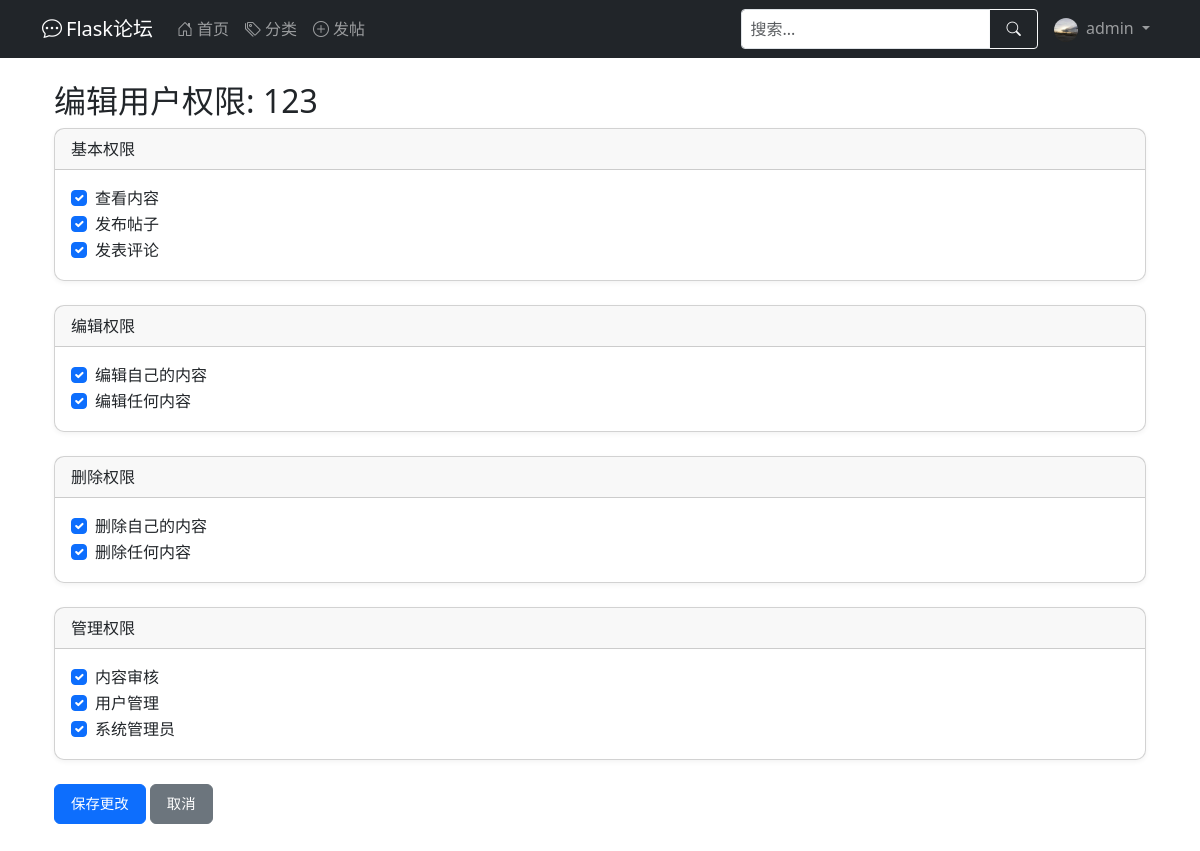
The app's page /admin/user/2 (signed in) with its own data.
### app/models.py (models this page shows, shortened)
class User(UserMixin, db.Model):
    __tablename__ = 'user'
    id = db.Column(db.Integer, primary_key=True)
    username = db.Column(db.String(64), index=True, unique=True, nullable=False)
    email = db.Column(db.String(120), index=True, unique=True, nullable=False)
    password_hash = db.Column(db.String(128), nullable=False)
    created_at = db.Column(db.DateTime, default=datetime.utcnow)
    last_seen = db.Column(db.DateTime, default=datetime.utcnow)
    about_me = db.Column(db.Text)
    avatar = db.Column(db.String(120), default='default.jpg')  # 头像
    permissions = db.Column(db.Integer, default=Permissions.USER)
    posts = db.relationship('Post', backref='author', lazy='dynamic')  # 在Post处能查到作者，用法：Post.author
    def avatar_url(self):
        return url_for('static', filename=f'profile_pics/{self.avatar}', _external=True)
    def has_permission(self, permission):
        return (self.permissions & permission) == permission

### app/admin.py (the view)
@admin_bp.route('/user/<int:user_id>', methods=['GET', 'POST'])
@admin_required
def edit_user(user_id):
    user = User.query.get_or_404(user_id)
    return render_template('admin/edit_user.html', user=user, Permissions=Permissions)

### app/models.py (called while the page is built)
@login_manager.user_loader
def load_user(user_id):
    return User.query.get(int(user_id))

### app/templates/admin/edit_user.html
{% extends "base.html" %}
{% block content %}
<div class="container mt-4">
    <h2>编辑用户权限: {{ user.username }}</h2>
    <form method="POST" action="{{url_for('admin.change_user_info',user_id=user.id)}}">
        <div class="card mb-4">
            <div class="card-header">基本权限</div>
            <div class="card-body">
                <div class="form-check">
                    <input class="form-check-input" type="checkbox" name="can_view" id="can_view"
                           {% if user.has_permission(Permissions.VIEW) %}checked{% endif %}>
                    <label class="form-check-label" for="can_view">查看内容</label>
                </div>
                <div class="form-check">
                    <input class="form-check-input" type="checkbox" name="can_post" id="can_post"
                           {% if user.has_permission(Permissions.POST) %}checked{% endif %}>
                    <label class="form-check-label" for="can_post">发布帖子</label>
                </div>
                <div class="form-check">
                    <input class="form-check-input" type="checkbox" name="can_comment" id="can_comment"
                           {% if user.has_permission(Permissions.COMMENT) %}checked{% endif %}>
                    <label class="form-check-label" for="can_comment">发表评论</label>
                </div>
            </div>
        </div>
        <div class="card mb-4">
            <div class="card-header">编辑权限</div>
            <div class="card-body">
                <div class="form-check">
                    <input class="form-check-input" type="checkbox" name="can_edit_own" id="can_edit_own"
                           {% if user.has_permission(Permissions.EDIT_OWN) %}checked{% endif %}>
                    <label class="form-check-label" for="can_edit_own">编辑自己的内容</label>
                </div>
                <div class="form-check">
                    <input class="form-check-input" type="checkbox" name="can_edit_any" id="can_edit_any"
                           {% if user.has_permission(Permissions.EDIT_ANY) %}checked{% endif %}>
                    <label class="form-check-label" for="can_edit_any">编辑任何内容</label>
                </div>
            </div>
        </div>
        <div class="card mb-4">
            <div class="card-header">删除权限</div>
            <div class="card-body">
                <div class="form-check">
                    <input class="form-check-input" type="checkbox" name="can_delete_own" id="can_delete_own"
                           {% if user.has_permission(Permissions.DELETE_OWN) %}checked{% endif %}>
                    <label class="form-check-label" for="can_delete_own">删除自己的内容</label>
                </div>
                <div class="form-check">
                    <input class="form-check-input" type="checkbox" name="can_delete_any" id="can_delete_any"
                           {% if user.has_permission(Permissions.DELETE_ANY) %}checked{% endif %}>
                    <label class="form-check-label" for="can_delete_any">删除任何内容</label>
                </div>
            </div>
        </div>
        <div class="card mb-4">
            <div class="card-header">管理权限</div>
            <div class="card-body">
                <div class="form-check">
                    <input class="form-check-input" type="checkbox" name="can_moderate" id="can_moderate"
                           {% if user.has_permission(Permissions.MODERATE) %}checked{% endif %}>
                    <label class="form-check-label" for="can_moderate">内容审核</label>
                </div>
                <div class="form-check">
                    <input class="form-check-input" type="checkbox" name="can_manage_users" id="can_manage_users"
                           {% if user.has_permission(Permissions.MANAGE_USERS) %}checked{% endif %}>
                    <label class="form-check-label" for="can_manage_users">用户管理</label>
                </div>
                <div class="form-check">
                    <input class="form-check-input" type="checkbox" name="is_admin" id="is_admin"
                           {% if user.has_permission(Permissions.ADMIN) %}checked{% endif %}>
                    <label class="form-check-label" for="is_admin">系统管理员</label>
                </div>
            </div>
        </div>
        <button type="submit" class="btn btn-primary">保存更改</button>
        <a href="{{ url_for('admin.users') }}" class="btn btn-secondary">取消</a>
    </form>
</div>
{% endblock %}

### app/templates/base.html (shortened to what this page needs)
<!DOCTYPE html>
<html lang="zh" data-bs-theme="auto">
<head>
    <link href="/static/css/bootstrap.min.css" rel="stylesheet">
    <link rel="stylesheet" href="/static/css/bootstrap-icons.css">
</head>
<body>
<nav class="navbar navbar-expand-lg navbar-dark bg-dark desktop-nav">
    <div class="container">
        <a class="navbar-brand" href="{{ url_for('main.index') }}">
            <i class="bi bi-chat-dots me-1"></i>Flask论坛
        </a>
        <div class="collapse navbar-collapse" id="mainNavbar">
            <ul class="navbar-nav me-auto">
                <li class="nav-item">
                    <a class="nav-link" href="{{ url_for('main.index') }}">
                        <i class="bi bi-house-door me-1"></i>首页
                    </a>
                </li>
                <li class="nav-item">
                    <a class="nav-link" href="{{ url_for('main.list_categories') }}">
                        <i class="bi bi-tags me-1"></i>分类
                    </a>
                </li>
                <li class="nav-item">
                    <a class="nav-link" href="{{ url_for('main.create_post') }}">
                        <i class="bi bi-plus-circle me-1"></i>发帖
                    </a>
                </li>
            </ul>
            <form class="d-flex me-2 my-2 my-lg-0" action="{{ url_for('main.index') }}" method="get">
                <div class="input-group">
                    <input type="search" name="q" class="form-control form-control-sm" placeholder="搜索..."
                           aria-label="搜索" value="{{ request.args.get('q', '') }}">
                    <button class="btn btn-outline-light btn-sm" type="submit">
                        <i class="bi bi-search"></i>
                    </button>
                </div>
            </form>
            <ul class="navbar-nav">
                {% if current_user.is_authenticated %}
                <li class="nav-item dropdown">
                    <a class="nav-link dropdown-toggle" href="#" id="userDropdown" role="button"
                       data-bs-toggle="dropdown" aria-expanded="false">
                        <img src="{{ current_user.avatar_url() }}" class="rounded-circle me-1" width="24" height="24"
                             alt="头像">
                        {{ current_user.username }}
                    </a>
                </li>
                {% endif %}
            </ul>
        </div>
    </div>
</nav>
<main class="container mt-3 mb-5">
    {% block content %}{% endblock %}
</main>
</body>
</html>

### app/templates/base.html (style rules this page uses)
:root { --mobile-nav-height: 56px; }
@media (min-width: 769px) { .desktop-nav { display: block; } }
input, textarea, select { font-size: 16px !important; }
.card { margin-bottom: 15px; border-radius: 10px; box-shadow: 0 2px 5px rgba(0,0,0,0.05); }
.btn { padding: 8px 16px; font-size: 0.9rem; }

### records on screen
User: avatar_url (picture), username "admin"
User: username "123", permissions "☑"
